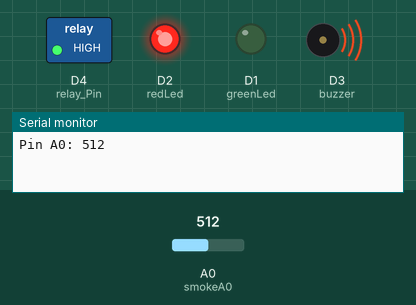
Recording of a sketch running on a simulated ESP8266 (NodeMCU). Parts: switched loads named in the sketch (green lamp = pin HIGH), output pins drawn as LEDs (lit = HIGH), buzzer (waves = sounding), the last lines printed to the serial monitor. The inputs (shaded band) are chosen by the test bench; at power-on: A0 (smokeA0) = 512. WiFi joins after 1.5 s; servers stay silent unless stated.

Above: at 2.0 s.
3.1 s: A0 (smokeA0) set to 350
6.6 s: A0 (smokeA0) set to 329
At 8.6 s:
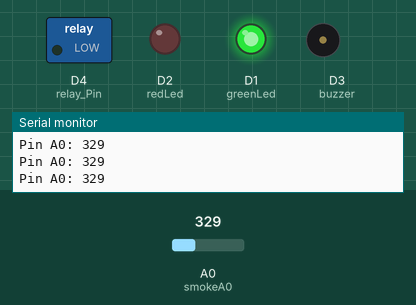
8.9 s: A0 (smokeA0) set to 511
At 9.8 s:
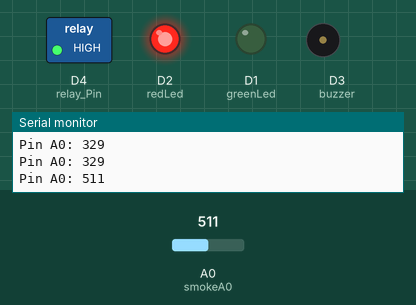
13.2 s: A0 (smokeA0) set to 306
At 14.6 s:
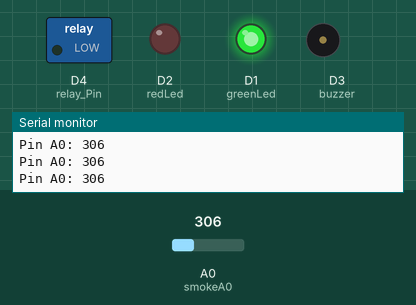
Timing chart, 0 to 15.8 s (numbered marks = the images above; inputs shaded):
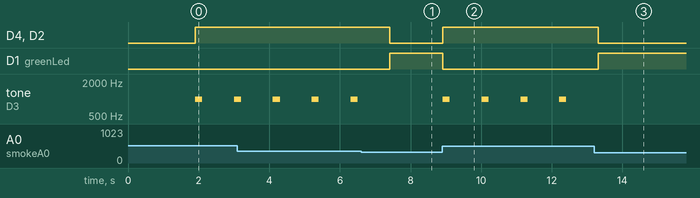

Measured:
- the behaviour switches between 341 and 340 on A0 (smokeA0) (found by bisection; images 0 and 1)
- after the input at 6.6 s, D4 (relay_Pin), D2 (redLed): HIGH → LOW after 0.81 s; D1 (greenLed): LOW → HIGH after 0.81 s; tone on D3 (buzzer): stops changing and stays silent
- after the input at 8.9 s, D4 (relay_Pin), D2 (redLed): LOW → HIGH at once; D1 (greenLed): HIGH → LOW at once; tone on D3 (buzzer): alternates 1000 Hz for 0.20 s and silent for 0.90 s, starting at once
- after the input at 13.2 s, D4 (relay_Pin), D2 (redLed): HIGH → LOW after 0.11 s; D1 (greenLed): LOW → HIGH after 0.11 s; tone on D3 (buzzer): stops changing and stays silent
- by itself, tone on D3 (buzzer): alternates 1000 Hz for 0.20 s and silent for 0.90 s

The sketch:

gasleakmini_BLYNK.ino
```cpp
/* mq-2 with buzzer
and led */
#define BLYNK_PRINT Serial
#include <ESP8266WiFi.h>
#include <BlynkSimpleEsp8266.h>
SimpleTimer timer;
#define BLYNK_READ
char auth[]="R2KsHFTFOV6wMye9uSUIry2hjmMT2rvg";
char ssid[]="iPhone";
char pass[]="Vijay@1244";
int redLed = D2   ;
int greenLed = D1;
int buzzer = D3;
int smokeA0 = A0;
int relay_Pin=D4;
// Your threshold value
int sensorThre = 340;
int analogSensor;
void setup() {
  pinMode(redLed, OUTPUT);
  pinMode(greenLed, OUTPUT);
  pinMode(buzzer, OUTPUT);
  pinMode(smokeA0, INPUT);
  pinMode(relay_Pin, OUTPUT);
  Serial.begin(9600);
  Blynk.begin(auth, ssid, pass);
  digitalWrite(relay_Pin,LOW);
  timer.setInterval(20000,Blynk_email);
  timer.setInterval(100,run_again);
}
void Blynk_email()
{
  Blynk.virtualWrite(V0,100-analogSensor);
  Blynk.email("tanuj.veera@gmail.com","Subject:ESP8266","Gas Leak! Please Turn off Gas");
}
void run_again()
{
  int analogSensor = analogRead(smokeA0);
  Serial.print("Pin A0: ");
  Serial.println(analogSensor);
  // Checks if it has reached the threshold value
  if (analogSensor > sensorThre)
  {
    digitalWrite(redLed, HIGH);
    digitalWrite(greenLed, LOW);
    digitalWrite(relay_Pin,HIGH);
    tone(buzzer, 1000, 200);
    delay(1000);
  }
  else
  {
    digitalWrite(redLed, LOW);
    digitalWrite(greenLed, HIGH);
    noTone(buzzer);
    digitalWrite(relay_Pin,LOW);
  }
  delay(100);
}

void loop() {
    Blynk.run();
    timer.run();
}
```
